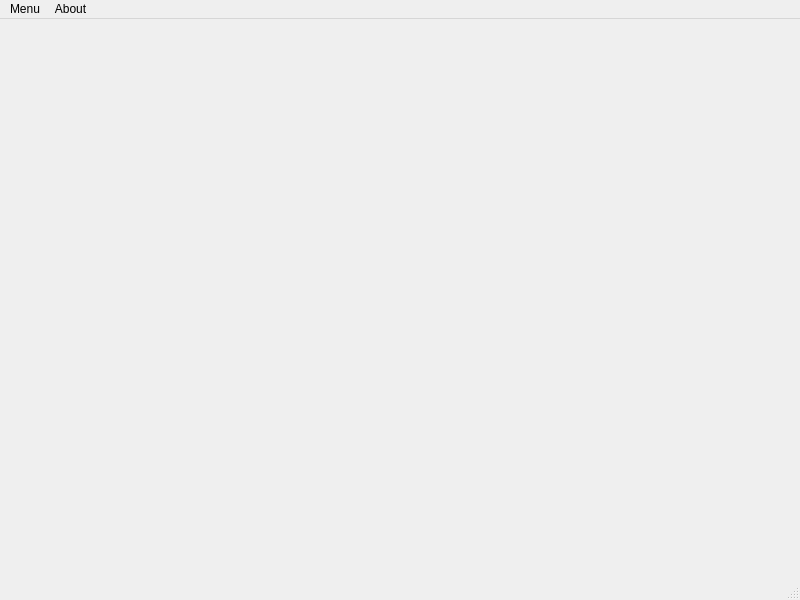
<?xml version="1.0" encoding="UTF-8"?>
<ui version="4.0">
 <author>André Jaenisch</author>
 <class>MainWindow</class>
 <widget class="QMainWindow" name="MainWindow">
  <property name="geometry">
   <rect>
    <x>0</x>
    <y>0</y>
    <width>800</width>
    <height>600</height>
   </rect>
  </property>
  <property name="windowTitle">
   <string>MainWindow</string>
  </property>
  <widget class="QWidget" name="centralwidget">
   <widget class="QWidget" name="verticalLayoutWidget">
    <property name="geometry">
     <rect>
      <x>-11</x>
      <y>-1</y>
      <width>581</width>
      <height>551</height>
     </rect>
    </property>
    <layout class="QVBoxLayout" name="verticalLayout"/>
   </widget>
  </widget>
  <widget class="QMenuBar" name="menubar">
   <property name="geometry">
    <rect>
     <x>0</x>
     <y>0</y>
     <width>800</width>
     <height>20</height>
    </rect>
   </property>
   <widget class="QMenu" name="menuMenu">
    <property name="title">
     <string>Menu</string>
    </property>
    <addaction name="actionExit"/>
   </widget>
   <widget class="QMenu" name="menuAbout">
    <property name="title">
     <string>About</string>
    </property>
    <addaction name="actionVersion"/>
   </widget>
   <addaction name="menuMenu"/>
   <addaction name="menuAbout"/>
  </widget>
  <widget class="QStatusBar" name="statusbar"/>
  <action name="actionVersion">
   <property name="text">
    <string>Version</string>
   </property>
  </action>
  <action name="actionExit">
   <property name="text">
    <string>Exit</string>
   </property>
  </action>
 </widget>
 <resources/>
 <connections/>
</ui>
